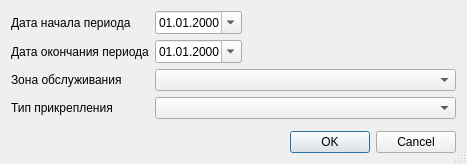
<?xml version="1.0" encoding="UTF-8"?>
<ui version="4.0">
 <class>EmergencyCallListSetupDialog</class>
 <widget class="QDialog" name="EmergencyCallListSetupDialog">
  <property name="windowModality">
   <enum>Qt::ApplicationModal</enum>
  </property>
  <property name="geometry">
   <rect>
    <x>0</x>
    <y>0</y>
    <width>467</width>
    <height>161</height>
   </rect>
  </property>
  <property name="windowTitle">
   <string>Список вызовов (СМП)</string>
  </property>
  <property name="sizeGripEnabled">
   <bool>true</bool>
  </property>
  <layout class="QGridLayout" name="gridLayout">
   <item row="2" column="3" colspan="3">
    <widget class="COrgStructureComboBox" name="cmbOrgStructure"/>
   </item>
   <item row="0" column="0" colspan="3">
    <widget class="QLabel" name="lblBegDate">
     <property name="text">
      <string>Дата начала периода</string>
     </property>
     <property name="buddy">
      <cstring>edtBegDate</cstring>
     </property>
    </widget>
   </item>
   <item row="8" column="0" colspan="6">
    <widget class="QDialogButtonBox" name="buttonBox">
     <property name="orientation">
      <enum>Qt::Horizontal</enum>
     </property>
     <property name="standardButtons">
      <set>QDialogButtonBox::Cancel|QDialogButtonBox::Ok</set>
     </property>
    </widget>
   </item>
   <item row="0" column="3" colspan="2">
    <widget class="CDateEdit" name="edtBegDate">
     <property name="displayFormat">
      <string>dd.MM.yyyy</string>
     </property>
     <property name="calendarPopup">
      <bool>true</bool>
     </property>
    </widget>
   </item>
   <item row="4" column="3">
    <widget class="QFrame" name="frmAge">
     <property name="frameShape">
      <enum>QFrame::NoFrame</enum>
     </property>
     <property name="frameShadow">
      <enum>QFrame::Raised</enum>
     </property>
     <layout class="QHBoxLayout" name="_2">
      <property name="spacing">
       <number>4</number>
      </property>
      <property name="margin">
       <number>0</number>
      </property>
     </layout>
    </widget>
   </item>
   <item row="1" column="0" colspan="3">
    <widget class="QLabel" name="lblEndDate">
     <property name="text">
      <string>Дата окончания периода</string>
     </property>
     <property name="buddy">
      <cstring>edtEndDate</cstring>
     </property>
    </widget>
   </item>
   <item row="1" column="5">
    <spacer>
     <property name="orientation">
      <enum>Qt::Horizontal</enum>
     </property>
     <property name="sizeHint" stdset="0">
      <size>
       <width>61</width>
       <height>20</height>
      </size>
     </property>
    </spacer>
   </item>
   <item row="0" column="5">
    <spacer>
     <property name="orientation">
      <enum>Qt::Horizontal</enum>
     </property>
     <property name="sizeHint" stdset="0">
      <size>
       <width>61</width>
       <height>20</height>
      </size>
     </property>
    </spacer>
   </item>
   <item row="7" column="0">
    <spacer>
     <property name="orientation">
      <enum>Qt::Vertical</enum>
     </property>
     <property name="sizeHint" stdset="0">
      <size>
       <width>20</width>
       <height>40</height>
      </size>
     </property>
    </spacer>
   </item>
   <item row="1" column="3" colspan="2">
    <widget class="CDateEdit" name="edtEndDate">
     <property name="displayFormat">
      <string>dd.MM.yyyy</string>
     </property>
     <property name="calendarPopup">
      <bool>true</bool>
     </property>
    </widget>
   </item>
   <item row="2" column="0" colspan="3">
    <widget class="QLabel" name="lblOrgStructure">
     <property name="text">
      <string>Зона обслуживания</string>
     </property>
     <property name="buddy">
      <cstring>cmbOrgStructure</cstring>
     </property>
    </widget>
   </item>
   <item row="3" column="0">
    <widget class="QLabel" name="lblAttachType">
     <property name="text">
      <string>Тип прикрепления</string>
     </property>
    </widget>
   </item>
   <item row="3" column="3" colspan="3">
    <widget class="CRBComboBox" name="cmbAttachType"/>
   </item>
  </layout>
 </widget>
 <customwidgets>
  <customwidget>
   <class>COrgStructureComboBox</class>
   <extends>QComboBox</extends>
   <header>Orgs/OrgStructComboBoxes.h</header>
  </customwidget>
  <customwidget>
   <class>CDateEdit</class>
   <extends>QDateEdit</extends>
   <header>library/DateEdit</header>
  </customwidget>
  <customwidget>
   <class>CRBComboBox</class>
   <extends>QComboBox</extends>
   <header>library/crbcombobox.h</header>
  </customwidget>
 </customwidgets>
 <tabstops>
  <tabstop>edtBegDate</tabstop>
  <tabstop>edtEndDate</tabstop>
  <tabstop>cmbOrgStructure</tabstop>
  <tabstop>buttonBox</tabstop>
 </tabstops>
 <resources/>
 <connections>
  <connection>
   <sender>buttonBox</sender>
   <signal>accepted()</signal>
   <receiver>EmergencyCallListSetupDialog</receiver>
   <slot>accept()</slot>
   <hints>
    <hint type="sourcelabel">
     <x>116</x>
     <y>597</y>
    </hint>
    <hint type="destinationlabel">
     <x>102</x>
     <y>90</y>
    </hint>
   </hints>
  </connection>
  <connection>
   <sender>buttonBox</sender>
   <signal>rejected()</signal>
   <receiver>EmergencyCallListSetupDialog</receiver>
   <slot>reject()</slot>
   <hints>
    <hint type="sourcelabel">
     <x>229</x>
     <y>597</y>
    </hint>
    <hint type="destinationlabel">
     <x>236</x>
     <y>76</y>
    </hint>
   </hints>
  </connection>
 </connections>
</ui>
